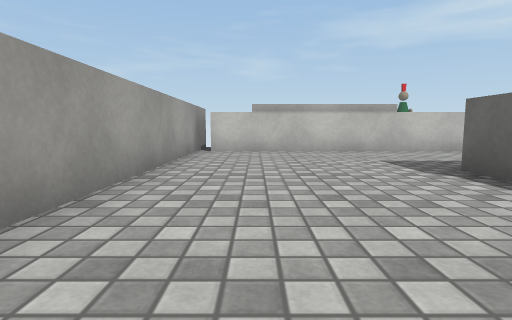
[1] (above)

12 first-person views from a walk through a scene from a Unity 3-D project. The camera is 0.59 m above the floor, tilts 6° down and sees 80° across. The floor is counted in squares, 1 m on a side. Each view is taken from the middle of a square. On the plan, view 1 faces up. The plan holds only what a view shows up to about 9 squares ahead; the rest is blank. The place goes on beyond the plan. The player is left out. Some surface patterns are stand-ins.

[2]
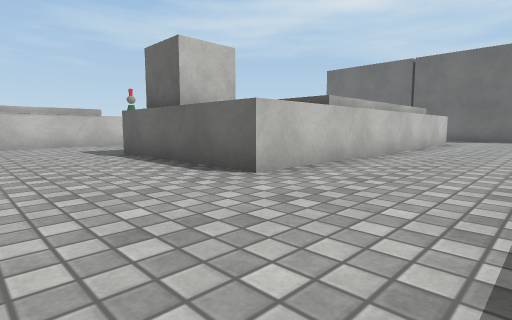

[3]
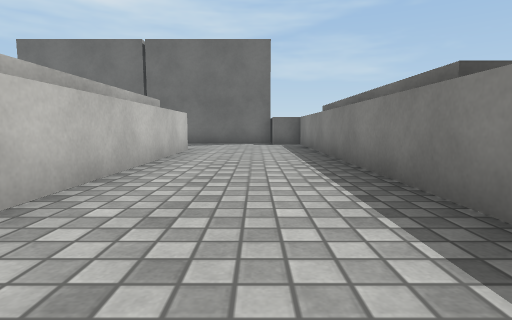

[4]
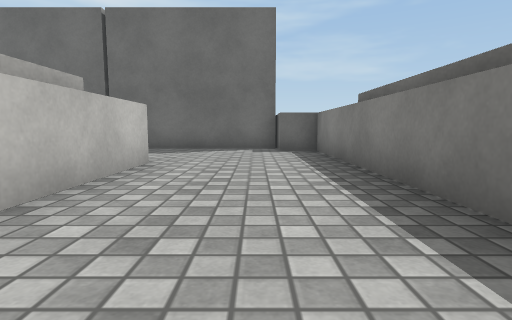

[5]
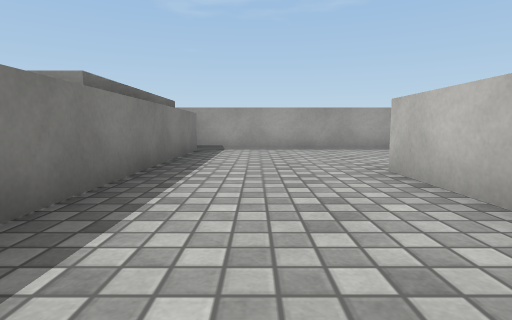

[6]
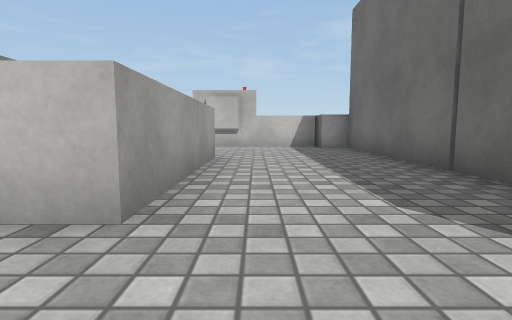

[7]
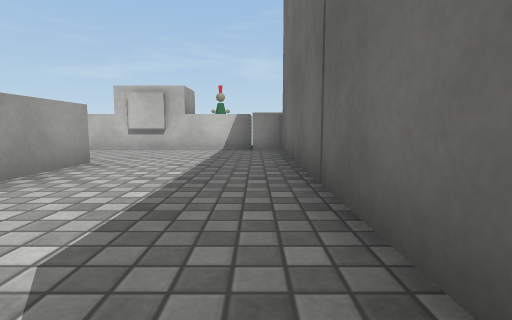

[8]
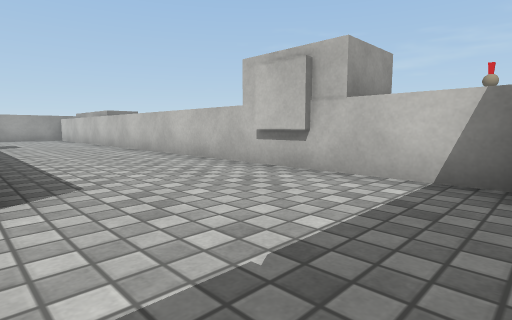

[9]
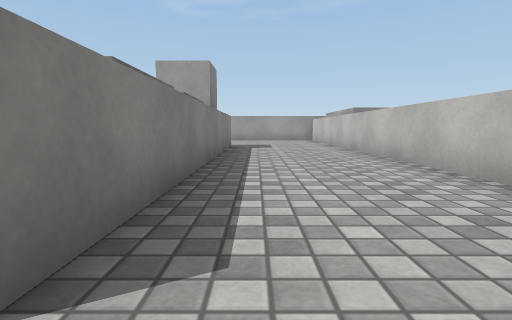

[10]
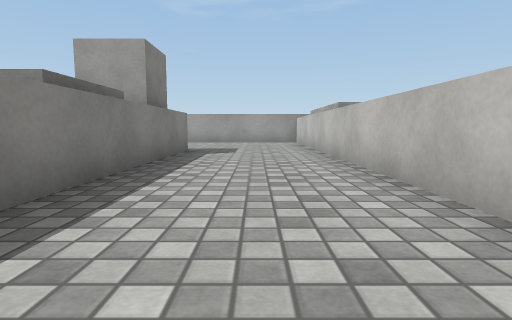

[11]
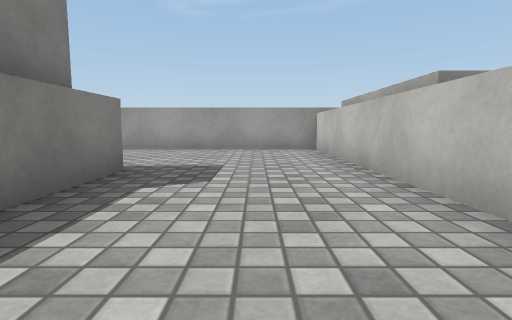

[12]
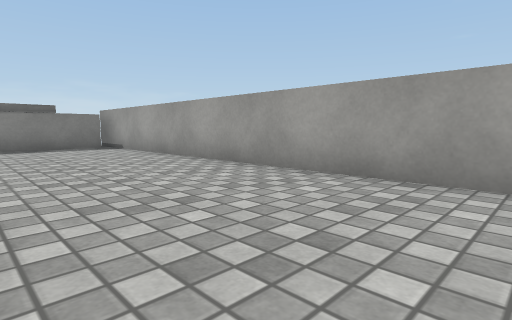

### Floor plan
Points are (right, up) in squares from view 1. A wall is a line through its corners. A room is listed if a view was taken in it or the views show most of it. See-through windows are left out.
Room 1 (views 1, 2, 3, 4, 5, 6, 7, 8, 9, 10, 11, 12)
walls: (5.5, 4.2) (12.2, 4.2) (12.2, -0.2) (2.8, -0.2) (2.8, 1.5); (2.8, 2.4) (2.8, 4.2) (4.6, 4.2); (-1.5, 9.1) (-1.5, -3.6) (14.9, -3.6) (14.9, -2.6); (14.9, 7.6) (-1.1, 7.6); (15.7, -2.6) (15.7, 6.9) (14.9, 6.9)

Positions as (right, up) in squares from view 1, and headings:
1: (0, 0), facing up
2: (0, -3), facing up-right
3: (4, -2), facing right
4: (7, -2), facing right
5: (7, -2), facing left
6: (13, -2), facing up
7: (15, -1), facing up
8: (15, 4), facing up-left
9: (13, 5), facing left
10: (11, 6), facing left
11: (7, 6), facing left
12: (2, 6), facing down-left
